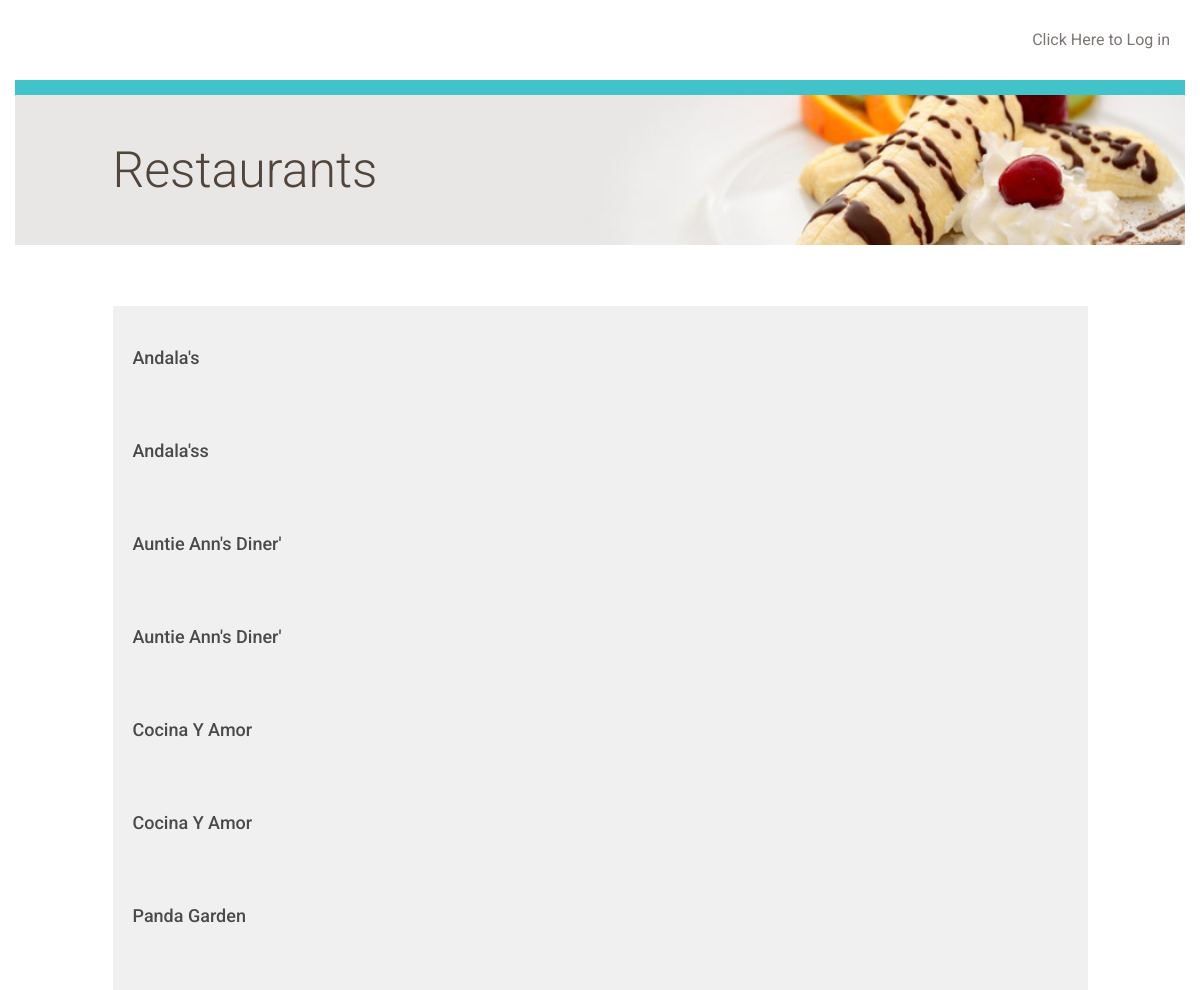
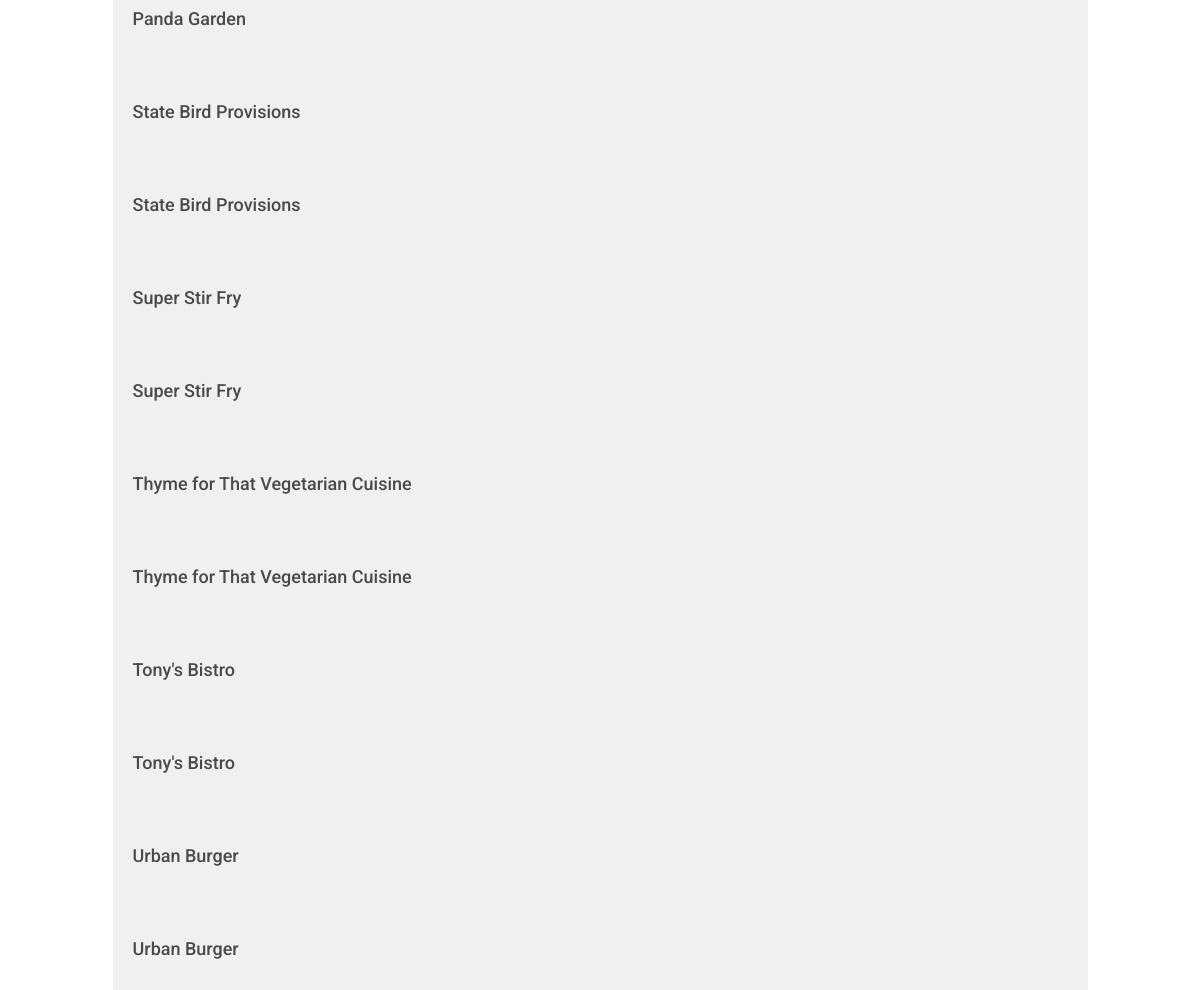
/restaurant/, run on the app's committed database (2 pictures, top to bottom).
### database_setup.py (models this page shows, shortened)
class Restaurant(Base):
    __tablename__ = 'restaurant'
    id = Column(Integer, primary_key=True)
    name = Column(String(250), nullable=False)
    user_id = Column(Integer, ForeignKey('user.id'))
    user = relationship(User)

### __init__.py (the view)
@app.route('/')
@app.route('/restaurant/')
def showRestaurants():
    restaurants = session.query(Restaurant).order_by(asc(Restaurant.name))
    if 'username' not in login_session:
        return render_template('publicrestaurants.html',
                               restaurants=restaurants)
    else:
        return render_template('restaurants.html', restaurants=restaurants,
                               username=login_session['username'])

### templates/publicrestaurants.html (shortened to what this page needs)
{% extends "main.html" %}
{% block content %}
	<div class="row top-menu">
		<div class="col-md-10"></div>
		<div class="col-md-2 text-right">
			<a href="{{url_for('showLogin')}}">Click Here to Log in </a>
		</div>
	</div>
	<div class="row divider blue">
		<div class="col-md-12"></div>
	</div>
	<div class="row banner main">
		<div class="col-md-1"></div>
		<div class="col-md-11 padding-none">
			<h1>Restaurants</h1>
		</div>
	</div>
	<div class="row padding-top padding-bottom">
		<div class="col-md-1"></div>
		<div class="col-md-10 padding-none">
		</div>
		<div class="col-md-1"></div>
	</div>
	{% for restaurant in restaurants %}
		<a href = "{{url_for('showMenu', restaurant_id = restaurant.id)}}">
			<div class="row">
				<div class="col-md-1"></div>
					<div class="col-md-10 restaurant-list">
						<h3>{{restaurant.name}}</h3>
					</div>
				<div class="col-md-1"></div>
			</div>
		</a>
	{% endfor %}
{% endblock %}

### static/styles.css (style rules this page uses)
* { font-family: "Helvetica Neue Bold", Roboto, Helvetica, Arial, sans-serif; font-weight: 700; }
h1 { font-family: "Helvetica Neue Light", Roboto, Helvetica, Arial, sans-serif; font-size: 50px; color: #51453B; line-height: 60px; font-weight: 300; }
h3 { font-size: 18px; color: #4A4A4A; line-height: 23px; }
a { font-size: 14px; color: #0093B9; line-height: 17px; }
.padding-top { padding-top: 30px; }
.padding-bottom { padding-bottom: 30px; }
.padding-none { padding: 0; }
.top-menu { padding-top: 30px; padding-bottom: 30px; }
.top-menu a { margin-bottom: 0; line-height: 16px; font-size: 16px; color: #7B7573; font-weight: 400; }
.divider { height: 15px; }
.divider.blue { background-color: #42C3C9; }
.banner.main { height: 150px; background: url("/static/top-banner.jpg"); background-position: right; background-repeat: no-repeat; background-size: cover; }
.banner h1 { margin: 45px 0; }
.restaurant-list { background-color: #F0F0F0; padding: 20px; u }

### data on the page
Restaurant: name "Andala's"
Restaurant: name "Andala'ss"
Restaurant: name "Auntie Ann's Diner'"
Restaurant: name "Auntie Ann's Diner'"
Restaurant: name "Cocina Y Amor"
Restaurant: name "Cocina Y Amor"
Restaurant: name "Panda Garden"
Restaurant: name "Panda Garden"
Restaurant: name "State Bird Provisions"
Restaurant: name "State Bird Provisions"
Restaurant: name "Super Stir Fry"
Restaurant: name "Super Stir Fry"
Restaurant: name "Thyme for That Vegetarian Cuisine"
Restaurant: name "Thyme for That Vegetarian Cuisine"
Restaurant: name "Tony's Bistro"
Restaurant: name "Tony's Bistro"
Restaurant: name "Urban Burger"
Restaurant: name "Urban Burger"
